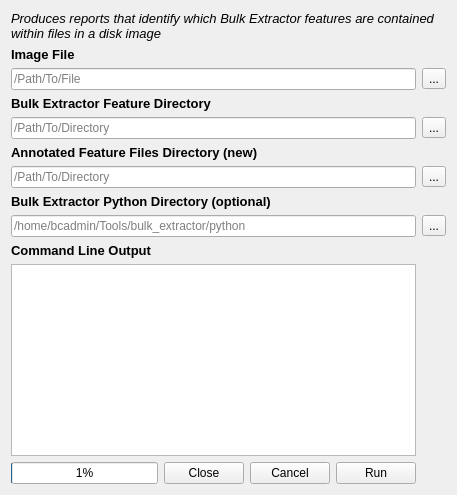
      <widget class="QWidget" name="tab_ann">
       <attribute name="title">
        <string>Annotated Files</string>
       </attribute>
       <layout class="QGridLayout" name="gridLayout_4">
        <item row="5" column="0" colspan="4">
         <widget class="QLabel" name="label_ann_annDir">
          <property name="font">
           <font>
            <pointsize>10</pointsize>
            <weight>75</weight>
            <bold>true</bold>
           </font>
          </property>
          <property name="text">
           <string>Annotated Feature Files Directory (new)</string>
          </property>
         </widget>
        </item>
        <item row="11" column="2">
         <widget class="QPushButton" name="pb_ann_close">
          <property name="sizePolicy">
           <sizepolicy hsizetype="Fixed" vsizetype="Fixed">
            <horstretch>0</horstretch>
            <verstretch>0</verstretch>
           </sizepolicy>
          </property>
          <property name="text">
           <string>Close</string>
          </property>
         </widget>
        </item>
        <item row="6" column="5">
         <widget class="QToolButton" name="toolButton_ann_annDir">
          <property name="text">
           <string>...</string>
          </property>
         </widget>
        </item>
        <item row="9" column="0">
         <widget class="QLabel" name="label_anncmdlineoutput">
          <property name="font">
           <font>
            <pointsize>10</pointsize>
            <weight>75</weight>
            <bold>true</bold>
           </font>
          </property>
          <property name="text">
           <string>Command Line Output</string>
          </property>
         </widget>
        </item>
        <item row="2" column="5">
         <widget class="QToolButton" name="toolButton_ann_image">
          <property name="text">
           <string>...</string>
          </property>
         </widget>
        </item>
        <item row="1" column="0">
         <widget class="QLabel" name="label_ann_image">
          <property name="font">
           <font>
            <pointsize>10</pointsize>
            <weight>75</weight>
            <bold>true</bold>
           </font>
          </property>
          <property name="text">
           <string>Image File</string>
          </property>
         </widget>
        </item>
        <item row="3" column="0" colspan="4">
         <widget class="QLabel" name="label_ann_beFeatDir">
          <property name="font">
           <font>
            <pointsize>10</pointsize>
            <weight>75</weight>
            <bold>true</bold>
           </font>
          </property>
          <property name="text">
           <string>Bulk Extractor Feature Directory</string>
          </property>
         </widget>
        </item>
        <item row="11" column="3">
         <widget class="QPushButton" name="pb_ann_cancel">
          <property name="sizePolicy">
           <sizepolicy hsizetype="Fixed" vsizetype="Fixed">
            <horstretch>0</horstretch>
            <verstretch>0</verstretch>
           </sizepolicy>
          </property>
          <property name="text">
           <string>Cancel</string>
          </property>
         </widget>
        </item>
        <item row="11" column="4">
         <widget class="QPushButton" name="pb_ann_run">
          <property name="sizePolicy">
           <sizepolicy hsizetype="Fixed" vsizetype="Fixed">
            <horstretch>0</horstretch>
            <verstretch>0</verstretch>
           </sizepolicy>
          </property>
          <property name="text">
           <string>Run</string>
          </property>
         </widget>
        </item>
        <item row="2" column="0" colspan="5">
         <widget class="QLineEdit" name="lineEdit_ann_image">
          <property name="text">
           <string/>
          </property>
          <property name="placeholderText">
           <string>/Path/To/File</string>
          </property>
         </widget>
        </item>
        <item row="8" column="0" colspan="5">
         <widget class="QLineEdit" name="lineEdit_ann_bcpyDir">
          <property name="text">
           <string/>
          </property>
          <property name="placeholderText">
           <string>/home/bcadmin/Tools/bulk_extractor/python</string>
          </property>
         </widget>
        </item>
        <item row="4" column="5">
         <widget class="QToolButton" name="toolButton_ann_beFeatDir">
          <property name="text">
           <string>...</string>
          </property>
         </widget>
        </item>
        <item row="7" column="0" colspan="4">
         <widget class="QLabel" name="label_ann_bcpyDir">
          <property name="font">
           <font>
            <pointsize>10</pointsize>
            <weight>75</weight>
            <bold>true</bold>
           </font>
          </property>
          <property name="text">
           <string>Bulk Extractor Python Directory (optional)</string>
          </property>
         </widget>
        </item>
        <item row="0" column="0" colspan="6">
         <widget class="QLabel" name="label_annhdr">
          <property name="font">
           <font>
            <pointsize>10</pointsize>
            <italic>true</italic>
           </font>
          </property>
          <property name="text">
           <string>Produces reports that identify which Bulk Extractor features are contained within files in a disk image</string>
          </property>
          <property name="wordWrap">
           <bool>true</bool>
          </property>
         </widget>
        </item>
        <item row="6" column="0" colspan="5">
         <widget class="QLineEdit" name="lineEdit_ann_annDir">
          <property name="placeholderText">
           <string>/Path/To/Directory</string>
          </property>
         </widget>
        </item>
        <item row="4" column="0" colspan="5">
         <widget class="QLineEdit" name="lineEdit_ann_BeFeatDir">
          <property name="text">
           <string/>
          </property>
          <property name="placeholderText">
           <string>/Path/To/Directory</string>
          </property>
         </widget>
        </item>
        <item row="8" column="5">
         <widget class="QToolButton" name="toolButton_ann_bcpyDir">
          <property name="text">
           <string>...</string>
          </property>
         </widget>
        </item>
        <item row="10" column="0" colspan="5">
         <widget class="QTextEdit" name="textEdit_ann">
          <property name="autoFillBackground">
           <bool>true</bool>
          </property>
          <property name="textInteractionFlags">
           <set>Qt::TextSelectableByKeyboard|Qt::TextSelectableByMouse</set>
          </property>
         </widget>
        </item>
        <item row="11" column="0" colspan="2">
         <widget class="QProgressBar" name="progressBar_ann">
          <property name="value">
           <number>1</number>
          </property>
         </widget>
        </item>
       </layout>
      </widget>
